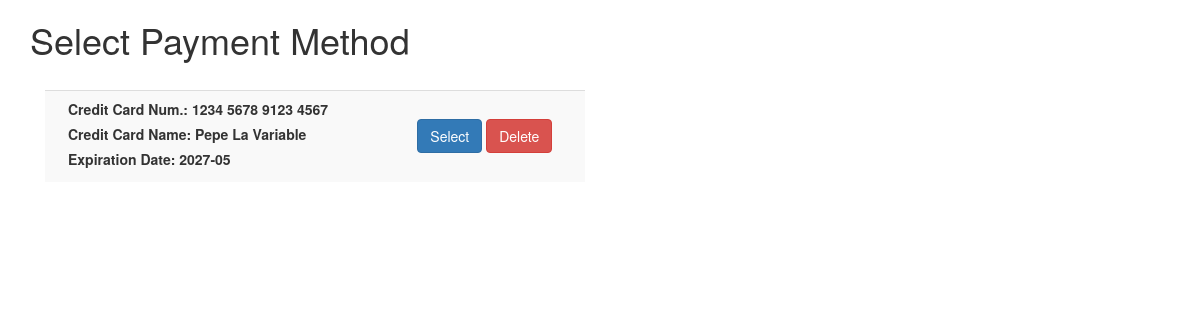
The app's page /editPayment.php (signed in) with its own data.
### tables this page shows
CREATE TABLE `customer_credit_card` (
  `Credit_Card_ID` int(10) NOT NULL,
  `Number` varchar(20) NOT NULL,
  `Name` varchar(75) NOT NULL,
  `Exp_Date` varchar(10) NOT NULL,
  `CVC` char(5) NOT NULL
);

### editPayment.php (the view, shortened to what this page needs)
<?php
     $creditID = $_SESSION['creCustomerID'];
     $user = 'root';
     $pass = '';
     $db = 'shoeplaza';
    $con = mysqli_connect('localhost', $user, $pass, $db);
    $query = "SELECT * FROM customer_credit_card WHERE Credit_Card_ID=$creditID";
    $result = mysqli_query($con,$query);
?>
<!DOCTYPE html>
<html >
<head>
  <link rel="stylesheet" href="https://maxcdn.bootstrapcdn.com/bootstrap/3.3.7/css/bootstrap.min.css">
</head>
<body>
<div class="container">
  <h1>Select Payment Method</h1><br>
  <div class="col-md-6" >
<table class="table table-striped">
  <tbody>
    <?php
    if(mysqli_num_rows($result) > 0){
        while($row = mysqli_fetch_assoc($result)){
    ?>
    <tr>
      <td>
        <div class="col-md-8">
        <label>Credit Card Num.: <?=$row["Number"]?></label><br>
        <label>Credit Card Name: <?=$row["Name"]?></label><br>
        <label>Expiration Date: <?=$row["Exp_Date"]?></label>
        </div>
        <div class="col-md-4">
          <br>
          <form method="post"><input type="submit" name="select" value="Select" class="btn btn-primary">
          <input type="submit" class="btn btn-danger" name="delete" value="Delete"></form>
        </div>
      </tr>
        <?php }
        }
        ?>
  </tbody>
</table>
</div>
    <div class="col-md-6">
    </div>
</div>
</body>
</html>

### records on screen
customer_credit_card: Number "1234 5678 9123 4567", Name "Pepe La Variable", Exp_Date "2027-05"
